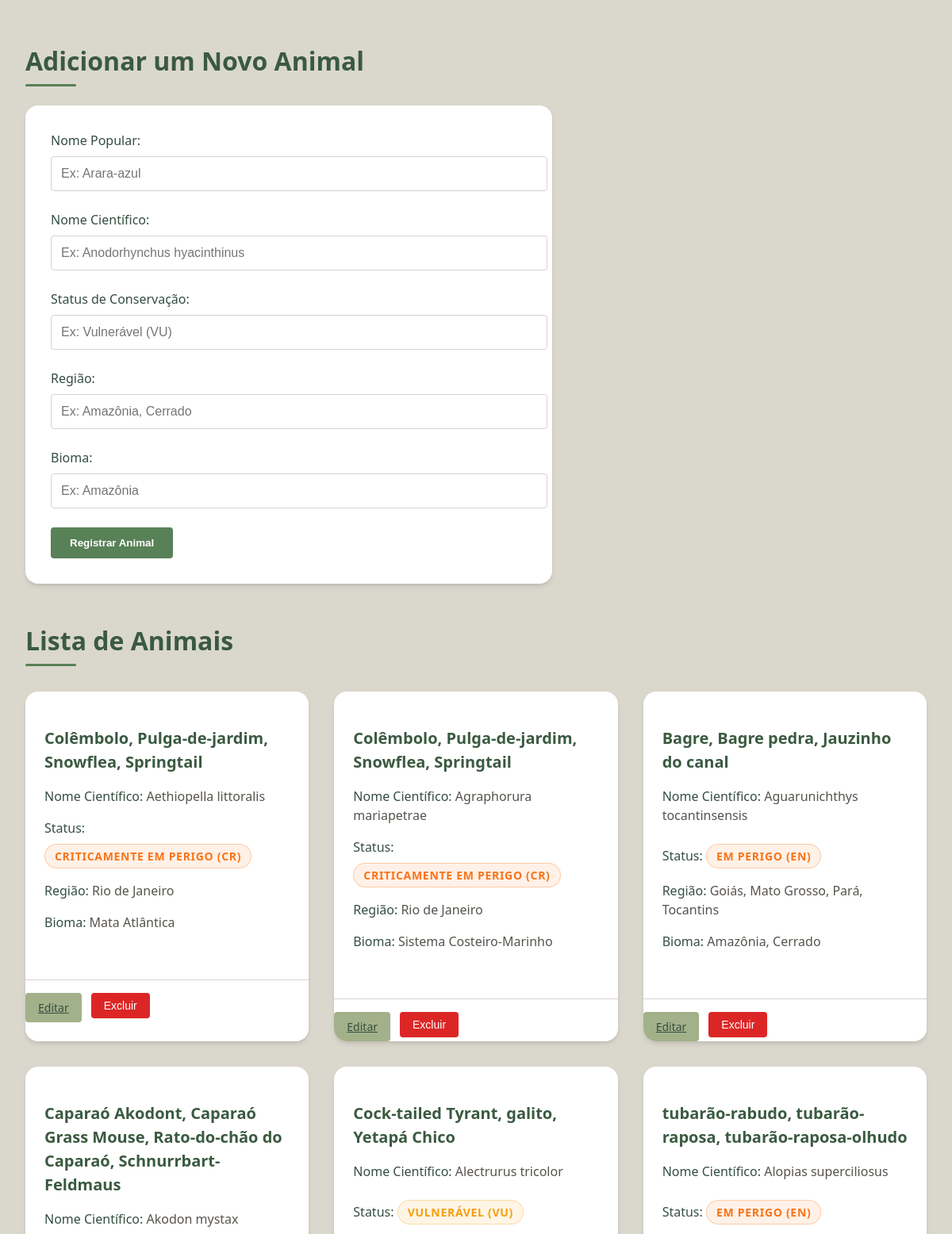
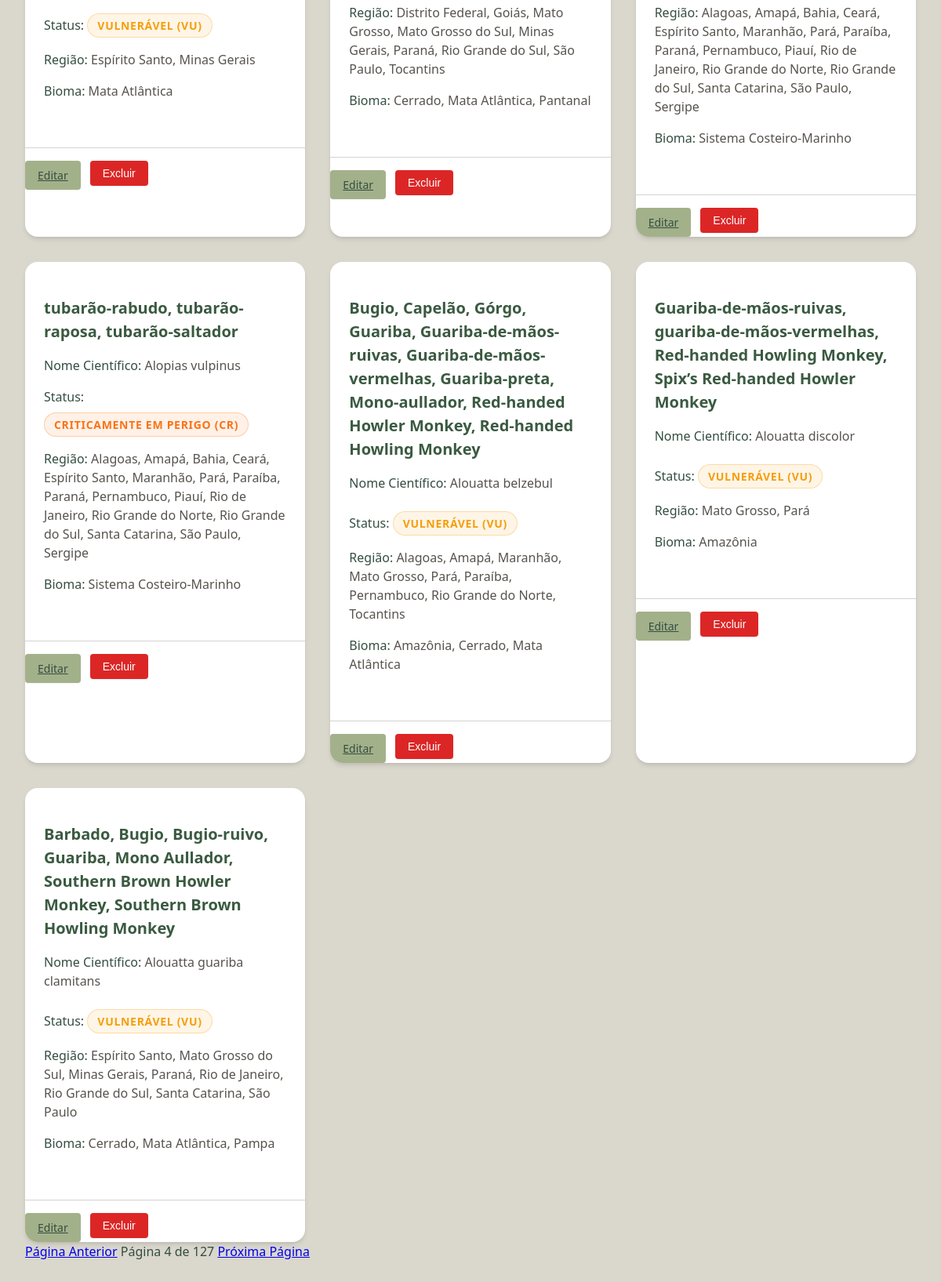
/?page=4, run on the app's committed database (2 pictures, top to bottom).
### models.py (models this page shows, shortened)
class Task(db.Model):
    id = db.Column(db.Integer, primary_key=True)
    nome = db.Column(db.String(100), unique=False, nullable=False)
    nome_cientifico = db.Column(db.String(100), unique=True, nullable=False)
    status = db.Column(db.String(100), unique=False, nullable=False)
    regiao = db.Column(db.String(100), unique=False, nullable=False)
    bioma = db.Column(db.String(100), unique=False, nullable=False)

### app.py (the view)
@app.route('/')
def index():
    page = request.args.get('page', 1, type=int)
    per_page = 10
    pagination = Task.query.paginate(page=page, per_page=per_page, error_out=False)
    tasks = pagination.items
    return render_template("index.html", tasks=tasks, pagination=pagination)

### templates/index.html (shortened to what this page needs)
<!DOCTYPE html>
<html lang="pt-BR">
<head>
    <link rel="stylesheet" href="{{ url_for('static', filename='css/style.css') }}">
</head>
<body>
    <h1>Adicionar um Novo Animal</h1>
    <form class="create-form" action="{{ url_for('create_task') }}" method="POST">
        <label for="nome">Nome Popular:</label>
        <input type="text" id="nome" name="nome" required placeholder="Ex: Arara-azul">
        <label for="nome_cientifico">Nome Científico:</label>
        <input type="text" id="nome_cientifico" name="nome_cientifico" required placeholder="Ex: Anodorhynchus hyacinthinus">
        <label for="status">Status de Conservação:</label>
        <input type="text" id="status" name="status" required placeholder="Ex: Vulnerável (VU)">
        <label for="regiao">Região:</label>
        <input type="text" id="regiao" name="regiao" required placeholder="Ex: Amazônia, Cerrado">
        <label for="bioma">Bioma:</label>
        <input type="text" id="bioma" name="bioma" required placeholder="Ex: Amazônia">
        <button type="submit">Registrar Animal</button>
    </form>
    <h1>Lista de Animais</h1>
    <div class="animal-grid">
        {% for task in tasks %}
            <div class="animal-card">
                <div class="animal-card-content">
                    <h3>{{ task.nome }}</h3>
                    <p><strong>Nome Científico:</strong> {{ task.nome_cientifico }}</p>
                    {% set status_lower = task.status.lower() %}
                    {% set status_class = 'status-vulnerable' %} {% if 'em perigo' in status_lower or '(en)' in status_lower %}
                        {% set status_class = 'status-endangered' %}
                    {% elif 'criticamente' in status_lower or '(cr)' in status_lower %}
                        {% set status_class = 'status-critical' %}
                    {% endif %}
                    <p><strong>Status:</strong> <span class="status-badge {{ status_class }}">{{ task.status }}</span></p>
                    <p><strong>Região:</strong> {{ task.regiao }}</p>
                    <p><strong>Bioma:</strong> {{ task.bioma }}</p>
                </div>
                <div class="action-buttons">
                    <a href="{{ url_for('edit_task_page', task_id=task.id) }}" class="btn btn-edit">Editar</a>
                    <form action="{{ url_for('delete_task', task_id=task.id) }}" method="POST" onsubmit="return confirm('Tem certeza que deseja excluir?');" style="display:inline;">
                        <button type="submit" class="btn btn-delete">Excluir</button>
                    </form>
                </div>
            </div>
        {% else %}
            <p>Nenhum animal cadastrado ainda.</p>
        {% endfor %}
    </div>
    <div class="pagination">
        {% if pagination.has_prev %}
            <a href="{{ url_for('index', page=pagination.prev_num) }}">Página Anterior</a>
        {% endif %}
        <span>Página {{ pagination.page }} de {{ pagination.pages }}</span>
        {% if pagination.has_next %}
            <a href="{{ url_for('index', page=pagination.next_num) }}">Próxima Página</a>
        {% endif %}
    </div>
</body>
</html>

### static/css/style.css (style rules this page uses)
:root { --primary-green: #3a5a40; --secondary-green: #588157; --light-green: #a3b18a; --beige: #dad7cd; --dark-brown: #344e41; --vulnerable: #f59e0b; --endangered: #f97316; --critical: #dc2626; --white: #ffffff; --light-gray: #f5f5f4; --medium-gray: #d6d3d1; --dark-gray: #57534e; --shadow-sm: 0 1px 2px 0 rgba(0, 0, 0, 0.05); --shadow-md: 0 4px 6px -1px rgba(0, 0, 0, 0.1), 0 2px 4px -1px rgba(0, 0, 0, 0.06); --shadow-lg: 0 10px 15px -3px rgba(0, 0, 0, 0.1), 0 4px 6px -2px rgba(0, 0, 0, 0.05); --radius-sm: 0.25rem; --radius-md: 0.5rem; --radius-lg: 1rem; }
body { font-family: 'Segoe UI', system-ui, -apple-system, sans-serif; line-height: 1.5; color: var(--dark-brown); background-color: var(--beige); padding: 2rem; max-width: 1600px; margin: 0 auto; }
h1 { font-size: 2rem; font-weight: 700; color: var(--primary-green); margin-bottom: 1.5rem; position: relative; padding-bottom: 0.5rem; }
h1::after { content: ''; position: absolute; bottom: 0; left: 0; width: 4rem; height: 3px; background-color: var(--secondary-green); border-radius: 3px; }
h3 { font-size: 1.25rem; font-weight: 600; color: var(--primary-green); margin-bottom: 0.5rem; }
.create-form { background-color: var(--white); padding: 2rem; border-radius: var(--radius-lg); box-shadow: var(--shadow-md); margin-bottom: 3rem; max-width: 600px; }
.create-form label { display: block; font-weight: 500; color: var(--dark-brown); margin-bottom: 0.5rem; }
.create-form input, .create-form select, .create-form textarea { width: 100%; padding: 0.75rem; border: 1px solid var(--medium-gray); border-radius: var(--radius-sm); margin-bottom: 1.5rem; font-size: 1rem; transition: all 0.2s ease; }
.create-form button { background-color: var(--secondary-green); color: white; border: none; padding: 0.75rem 1.5rem; border-radius: var(--radius-sm); font-weight: 600; cursor: pointer; transition: all 0.2s ease; box-shadow: var(--shadow-sm); }
.animal-grid { display: grid; grid-template-columns: repeat(auto-fill, minmax(300px, 1fr)); gap: 2rem; margin-top: 2rem; }
.animal-card { background-color: var(--white); border-radius: var(--radius-lg); overflow: hidden; box-shadow: var(--shadow-md); transition: transform 0.3s ease, box-shadow 0.3s ease; }
.animal-card-content { padding: 1.5rem; }
.animal-card p { margin-bottom: 0.75rem; color: var(--dark-gray); }
.animal-card strong { color: var(--dark-brown); font-weight: 500; }
.status-badge { display: inline-block; padding: 0.25rem 0.75rem; border-radius: 9999px; font-size: 0.875rem; font-weight: 600; text-transform: uppercase; letter-spacing: 0.05em; margin-top: 0.5rem; }
.status-vulnerable { background-color: rgba(245, 158, 11, 0.1); color: var(--vulnerable); border: 1px solid rgba(245, 158, 11, 0.3); }
.status-endangered { background-color: rgba(249, 115, 22, 0.1); color: var(--endangered); border: 1px solid rgba(249, 115, 22, 0.3); }
.action-buttons { display: flex; gap: 0.75rem; margin-top: 1.5rem; padding-top: 1rem; border-top: 1px solid var(--medium-gray); }
.btn { padding: 0.5rem 1rem; border-radius: var(--radius-sm); font-weight: 500; font-size: 0.875rem; cursor: pointer; transition: all 0.2s ease; border: none; box-shadow: var(--shadow-sm); }
.btn-edit { background-color: var(--light-green); color: var(--dark-brown); }
.btn-delete { background-color: var(--critical); color: white; }
.animal-card { animation: fadeIn 0.3s ease-out forwards; }

### data on the page
Task: nome "Colêmbolo, Pulga-de-jardim, Snowflea, Springtail", nome_cientifico "Aethiopella littoralis", status "CRITICAMENTE EM PERIGO (CR)", regiao "Rio de Janeiro", bioma "Mata Atlântica"
Task: nome "Colêmbolo, Pulga-de-jardim, Snowflea, Springtail", nome_cientifico "Agraphorura mariapetrae", status "CRITICAMENTE EM PERIGO (CR)", regiao "Rio de Janeiro", bioma "Sistema Costeiro-Marinho"
Task: nome "Bagre, Bagre pedra, Jauzinho do canal", nome_cientifico "Aguarunichthys tocantinsensis", status "EM PERIGO (EN)", regiao "Goiás, Mato Grosso, Pará, Tocantins", bioma "Amazônia, Cerrado"
Task: nome "Caparaó Akodont, Caparaó Grass Mouse, Rato-do-chão do Caparaó, Schnurrbart-Feldmaus", nome_cientifico "Akodon mystax", status "VULNERÁVEL (VU)", regiao "Espírito Santo, Minas Gerais", bioma "Mata Atlântica"
Task: nome "Cock-tailed Tyrant, galito, Yetapá Chico", nome_cientifico "Alectrurus tricolor", status "VULNERÁVEL (VU)", regiao "Distrito Federal, Goiás, Mato Grosso, Mato Grosso do Sul, Minas Gerais, Paraná, Rio Grande do Sul, São Paulo, Tocantins", bioma "Cerrado, Mata Atlântica, Pantanal"
Task: nome "tubarão-rabudo, tubarão-raposa, tubarão-raposa-olhudo", nome_cientifico "Alopias superciliosus", status "EM PERIGO (EN)", regiao "Alagoas, Amapá, Bahia, Ceará, Espírito Santo, Maranhão, Pará, Paraíba, Paraná, Pernambuco, Piauí, Rio de Janeiro, Rio Grande do Norte, Rio Grande do Sul, Santa Catarina, São Paulo, Sergipe", bioma "Sistema Costeiro-Marinho"
Task: nome "tubarão-rabudo, tubarão-raposa, tubarão-saltador", nome_cientifico "Alopias vulpinus", status "CRITICAMENTE EM PERIGO (CR)", regiao "Alagoas, Amapá, Bahia, Ceará, Espírito Santo, Maranhão, Pará, Paraíba, Paraná, Pernambuco, Piauí, Rio de Janeiro, Rio Grande do Norte, Rio Grande do Sul, Santa Catarina, São Paulo, Sergipe", bioma "Sistema Costeiro-Marinho"
Task: nome "Bugio, Capelão, Górgo, Guariba, Guariba-de-mãos-ruivas, Guariba-de-mãos-vermelhas, Guariba-preta, Mono-aullador, Red-handed Howler Monkey, Red-handed Howling Monkey", nome_cientifico "Alouatta belzebul", status "VULNERÁVEL (VU)", regiao "Alagoas, Amapá, Maranhão, Mato Grosso, Pará, Paraíba, Pernambuco, Rio Grande do Norte, Tocantins", bioma "Amazônia, Cerrado, Mata Atlântica"
Task: nome "Guariba-de-mãos-ruivas, guariba-de-mãos-vermelhas, Red-handed Howling Monkey, Spix’s Red-handed Howler Monkey", nome_cientifico "Alouatta discolor", status "VULNERÁVEL (VU)", regiao "Mato Grosso, Pará", bioma "Amazônia"
Task: nome "Barbado, Bugio, Bugio-ruivo, Guariba, Mono Aullador, Southern Brown Howler Monkey, Southern Brown Howling Monkey", nome_cientifico "Alouatta guariba clamitans", status "VULNERÁVEL (VU)", regiao "Espírito Santo, Mato Grosso do Sul, Minas Gerais, Paraná, Rio de Janeiro, Rio Grande do Sul, Santa Catarina, São Paulo", bioma "Cerrado, Mata Atlântica, Pampa"

### other printed values
{{ pagination.page }} "4"
{{ pagination.pages }} "127"
